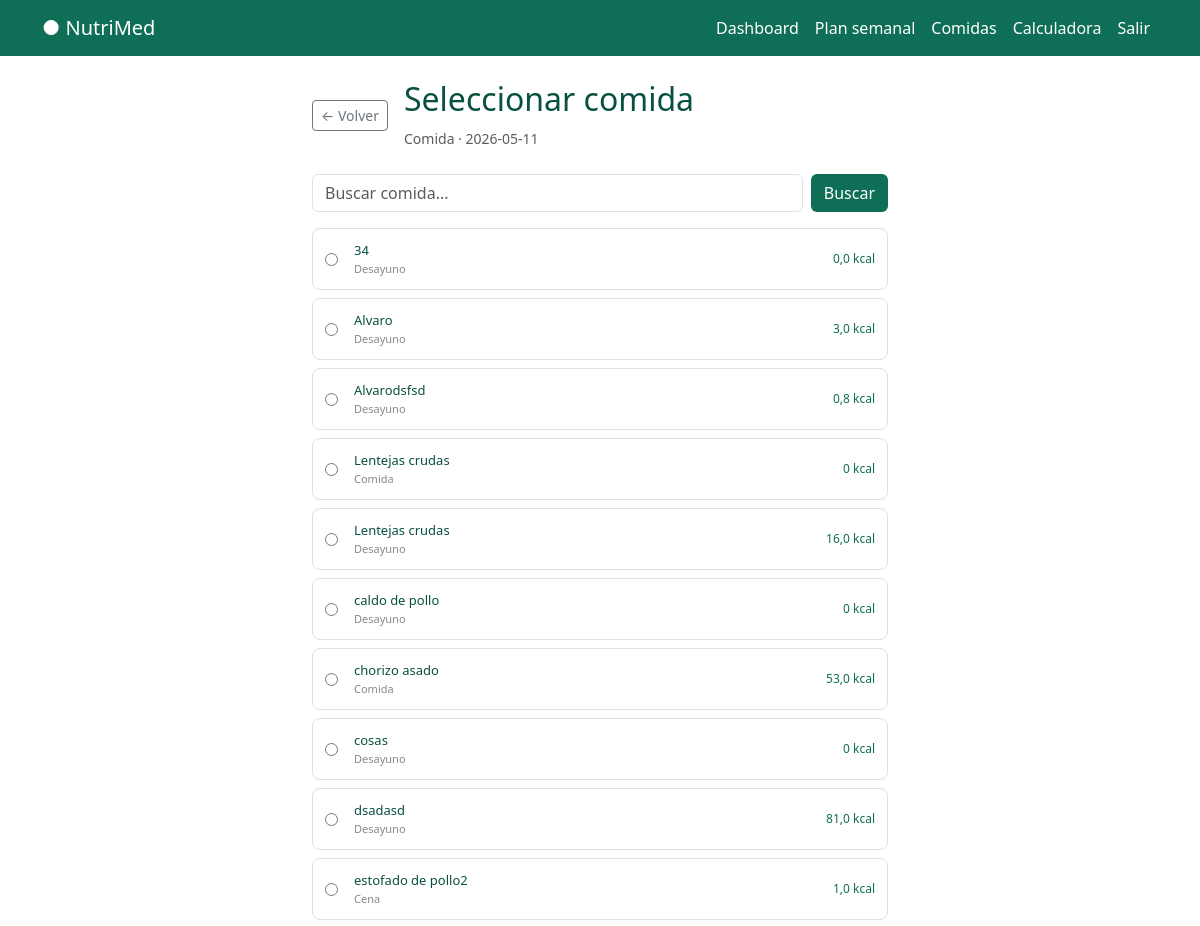
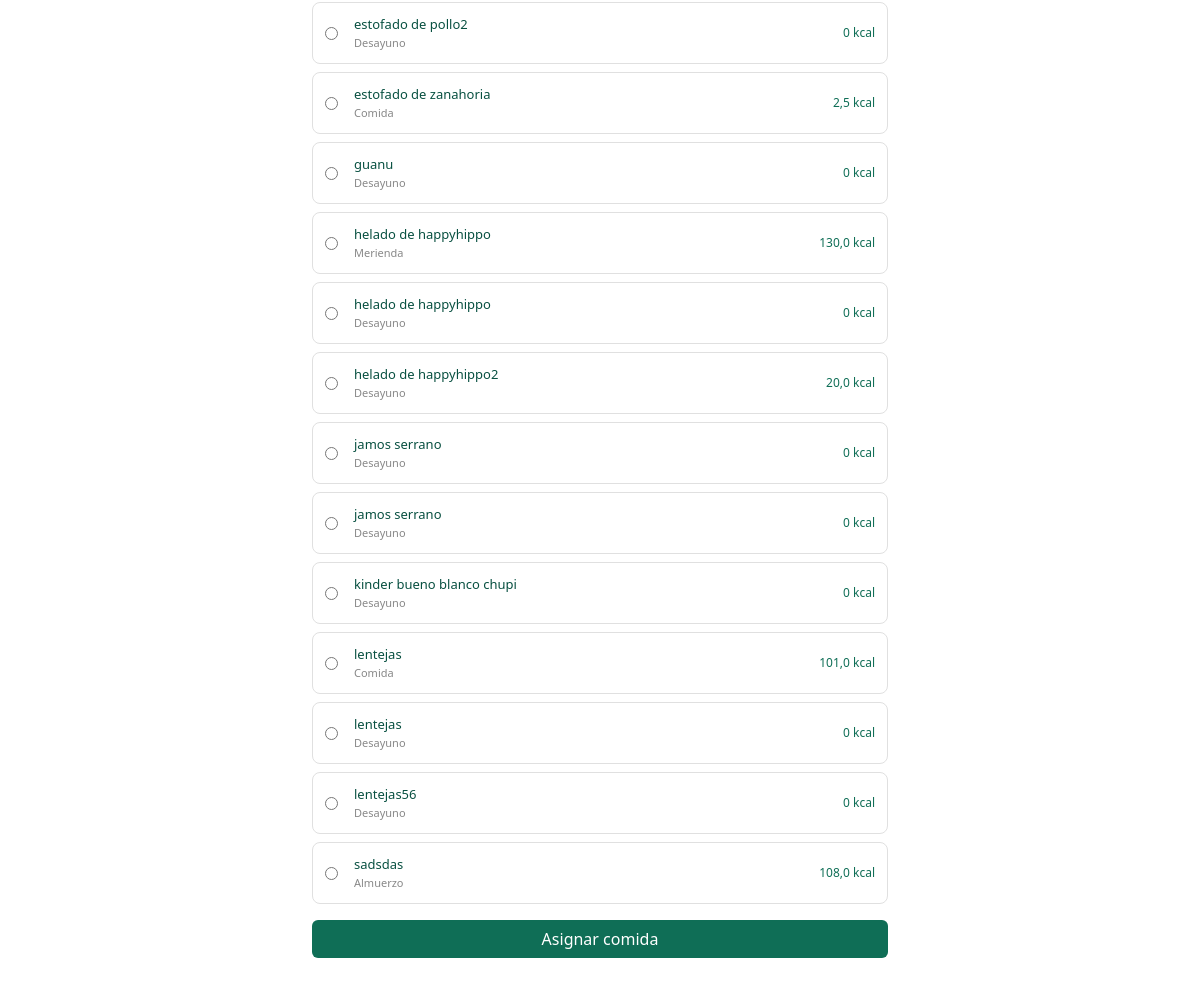
Page /plan/seleccionar/2026-05-11/comida/ (signed in) on the committed database (2 pictures, top to bottom).
### alimentos/models.py (models this page shows, shortened)
class Comida(models.Model):
    TURNOS = [
            ('desayuno', 'Desayuno'),
            ('almuerzo', 'Almuerzo'),
            ('comida', 'Comida'),
            ('merienda', 'Merienda'),
            ('cena', 'Cena'),
        ]
    usuario = models.ForeignKey(User, on_delete=models.CASCADE)
    nombre = models.CharField(max_length=200)
    turno = models.CharField(max_length=20, choices=TURNOS)
    ingredientes = models.ManyToManyField(Alimentos, through="ComidaIngrediente")
    creado = models.DateTimeField(auto_now_add=True)
    class Meta:
        ordering = ['nombre']
    def calcular_macros(self):
        totales = {'calorias': 0, 'proteinas': 0, 'hidratos': 0, 'grasas': 0, 'azucares':0}
        for ci in self.comidaingrediente_set.all():
            factor = float(ci.cantidad) / 100
            totales['calorias'] += float(ci.alimento.calorias) * factor
            totales['proteinas'] += float(ci.alimento.proteinas) * factor
            totales['hidratos'] += float(ci.alimento.hidratos) * factor
            totales['grasas'] += float(ci.alimento.grasas) * factor
            totales['azucares'] += float(ci.alimento.azucares) * factor
        return {k: round(v,1) for k, v in totales.items()}

class ComidaIngrediente(models.Model):
    comida = models.ForeignKey(Comida, on_delete=models.CASCADE)
    alimento = models.ForeignKey(Alimentos, on_delete=models.CASCADE)
    cantidad = models.DecimalField(max_digits=6, decimal_places=2, help_text='Cantidad')

class Alimentos(models.Model):
    GRUPOS = [
       ('verdura', 'Verdura'),
        ('fruta', 'Fruta'),
        ('cereal', 'Cereal'),
        ('legumbre', 'Legumbre'),
        ('proteina', 'Proteína'),
        ('lacteo', 'Lácteo'),
        ('grasa', 'Grasa'),
        ('otro', 'Otro'),
    ]
    PERFIL = [
         ('apto', 'Apto'),
        ('moderado', 'Moderado'),
        ('evitar', 'Evitar'),
    ]
    usuario = models.ForeignKey(User, on_delete=models.CASCADE)
    nombre = models.CharField(max_length=200)
    grupo = models.CharField(max_length=50, choices=GRUPOS)
    calorias = models.DecimalField(max_digits=6, decimal_places=2)
    proteinas = models.DecimalField(max_digits=5, decimal_places=2)
    hidratos = models.DecimalField(max_digits=5, decimal_places=2)
    grasas = models.DecimalField(max_digits=5, decimal_places=2)
    fibra = models.DecimalField(max_digits=5, decimal_places=2, default=0)
    sodio = models.DecimalField(max_digits=6, decimal_places=2, default=0)
    azucares = models.DecimalField(max_digits=5, decimal_places=2, default=0)
    perfil_medico = models.CharField(max_length=20, choices=PERFIL, default='apto')
    notas = models.TextField(blank=True)
    creado = models.DateTimeField(auto_now_add=True)
    class Meta:
        ordering = ['nombre']

### alimentos/views.py (the view, shortened to what this page needs)
# urls.py: path('plan/seleccionar/<str:fecha>/<str:turno>/', alimentos_views.seleccionar_comida_slot, name='seleccionar_comida_slot'),
@login_required
def seleccionar_comida_slot(request, fecha, turno):
    repo = ComidaRepository(request.user)
    query = request.GET.get('q', '').strip()
    if query:
        comidas = repo.get_by_name(query)
    else:
        comidas = repo.get_all()
    context = {
        'comidas': comidas,
        'fecha': fecha,
        'turno': turno,
        'query': query,
        'turno_label': dict(SlotDieta.TURNOS).get(turno, turno),
    }
    return render(request, 'plan/seleccionar_comida.html', context)

### alimentos/repositories.py (called while the page is built)
    def get_all(self):
        return Comida.objects.filter(usuario=self.usuario)

### templates/plan/seleccionar_comida.html (shortened to what this page needs)
{% extends 'base.html' %}
{% block content %}
<div class="container py-4" style="max-width:600px">
  <div class="d-flex align-items-center gap-3 mb-4">
    <a href="{% url 'plan_semanal' %}" class="btn btn-outline-secondary btn-sm">← Volver</a>
    <div>
      <h2 style="color:#085041">Seleccionar comida</h2>
      <span class="text-muted small">{{ turno_label }} · {{ fecha }}</span>
    </div>
  </div>
  <form method="GET" class="d-flex gap-2 mb-3">
    <input type="text" name="q" value="{{ query }}" class="form-control" placeholder="Buscar comida...">
    <button type="submit" class="btn text-white" style="background:#0F6E56">Buscar</button>
  </form>
  <form method="POST">
    <div class="d-flex flex-column gap-2">
      {% for comida in comidas %}
      <label style="border:0.5px solid #e0e0e0;border-radius:8px;padding:12px;cursor:pointer;display:flex;justify-content:space-between;align-items:center">
        <div class="d-flex align-items-center gap-3">
          <input type="radio" name="comida_id" value="{{ comida.id }}" required>
          <div>
            <div style="font-size:13px;font-weight:500;color:#085041">{{ comida.nombre }}</div>
            <div style="font-size:11px;color:#888">{{ comida.get_turno_display }}</div>
          </div>
        </div>
        <span style="font-size:12px;color:#0F6E56;font-weight:500">{{ comida.calcular_macros.calorias }} kcal</span>
      </label>
      {% empty %}
      <div class="text-center text-muted py-4">
        No hay comidas. <a href="{% url 'crear_comida' %}" style="color:#0F6E56">Crea una primero</a>
      </div>
      {% endfor %}
    </div>
    {% if comidas %}
    <button type="submit" class="btn text-white mt-3 w-100" style="background:#0F6E56">Asignar comida</button>
    {% endif %}
  </form>
</div>
{% endblock %}

### rows in the picture
Comida: nombre "34", turno "Desayuno", calcular_macros.calorias "0,0"
Comida: nombre "Alvaro", turno "Desayuno", calcular_macros.calorias "3,0"
Comida: nombre "Alvarodsfsd", turno "Desayuno", calcular_macros.calorias "0,8"
Comida: nombre "Lentejas crudas", turno "Comida", calcular_macros.calorias "0"
Comida: nombre "Lentejas crudas", turno "Desayuno", calcular_macros.calorias "16,0"
Comida: nombre "caldo de pollo", turno "Desayuno", calcular_macros.calorias "0"
Comida: nombre "chorizo asado", turno "Comida", calcular_macros.calorias "53,0"
Comida: nombre "cosas", turno "Desayuno", calcular_macros.calorias "0"
Comida: nombre "dsadasd", turno "Desayuno", calcular_macros.calorias "81,0"
Comida: nombre "estofado de pollo2", turno "Cena", calcular_macros.calorias "1,0"
Comida: nombre "estofado de pollo2", turno "Desayuno", calcular_macros.calorias "0"
Comida: nombre "estofado de zanahoria", turno "Comida", calcular_macros.calorias "2,5"
Comida: nombre "guanu", turno "Desayuno", calcular_macros.calorias "0"
Comida: nombre "helado de happyhippo", turno "Merienda", calcular_macros.calorias "130,0"
Comida: nombre "helado de happyhippo", turno "Desayuno", calcular_macros.calorias "0"
Comida: nombre "helado de happyhippo2", turno "Desayuno", calcular_macros.calorias "20,0"
Comida: nombre "jamos serrano", turno "Desayuno", calcular_macros.calorias "0"
Comida: nombre "jamos serrano", turno "Desayuno", calcular_macros.calorias "0"
Comida: nombre "kinder bueno blanco chupi", turno "Desayuno", calcular_macros.calorias "0"
Comida: nombre "lentejas", turno "Comida", calcular_macros.calorias "101,0"
Comida: nombre "lentejas", turno "Desayuno", calcular_macros.calorias "0"
Comida: nombre "lentejas56", turno "Desayuno", calcular_macros.calorias "0"
Comida: nombre "sadsdas", turno "Almuerzo", calcular_macros.calorias "108,0"

### other values in the picture
{{ turno_label }} "Comida"
{{ fecha }} "2026-05-11"
